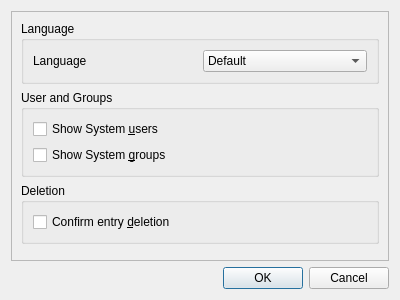
<?xml version="1.0" encoding="UTF-8"?>
<ui version="4.0">
 <class>PreferencesDialog</class>
 <widget class="QDialog" name="PreferencesDialog">
  <property name="windowModality">
   <enum>Qt::ApplicationModal</enum>
  </property>
  <property name="geometry">
   <rect>
    <x>0</x>
    <y>0</y>
    <width>400</width>
    <height>300</height>
   </rect>
  </property>
  <property name="windowTitle">
   <string>Preferences</string>
  </property>
  <layout class="QVBoxLayout" name="verticalLayout">
   <item>
    <widget class="QScrollArea" name="scrollArea">
     <property name="widgetResizable">
      <bool>true</bool>
     </property>
     <widget class="QWidget" name="scrollAreaWidgetContents">
      <property name="geometry">
       <rect>
        <x>0</x>
        <y>0</y>
        <width>378</width>
        <height>245</height>
       </rect>
      </property>
      <layout class="QVBoxLayout" name="verticalLayout_2">
       <item>
        <widget class="QGroupBox" name="groupBoxLanguage">
         <property name="title">
          <string>Language</string>
         </property>
         <layout class="QGridLayout" name="gridLayout">
          <item row="0" column="1">
           <widget class="QComboBox" name="comboBoxLanguage">
            <item>
             <property name="text">
              <string>Default</string>
             </property>
            </item>
            <item>
             <property name="text">
              <string>Italian</string>
             </property>
            </item>
           </widget>
          </item>
          <item row="0" column="0">
           <widget class="QLabel" name="labelLanguage">
            <property name="text">
             <string>Language</string>
            </property>
            <property name="buddy">
             <cstring>comboBoxLanguage</cstring>
            </property>
           </widget>
          </item>
         </layout>
        </widget>
       </item>
       <item>
        <widget class="QGroupBox" name="groupBoxUserAndGroups">
         <property name="title">
          <string>User and Groups</string>
         </property>
         <layout class="QGridLayout" name="gridLayout_2">
          <item row="0" column="0">
           <widget class="QCheckBox" name="checkBoxSystemUsers">
            <property name="text">
             <string>Show System &amp;users</string>
            </property>
           </widget>
          </item>
          <item row="1" column="0">
           <widget class="QCheckBox" name="checkBoxSystemGroups">
            <property name="text">
             <string>Show System &amp;groups</string>
            </property>
           </widget>
          </item>
          <item row="0" column="1">
           <spacer name="horizontalSpacer">
            <property name="orientation">
             <enum>Qt::Horizontal</enum>
            </property>
            <property name="sizeHint" stdset="0">
             <size>
              <width>40</width>
              <height>20</height>
             </size>
            </property>
           </spacer>
          </item>
         </layout>
        </widget>
       </item>
       <item>
        <widget class="QGroupBox" name="groupBoxDelete">
         <property name="title">
          <string>Deletion</string>
         </property>
         <layout class="QGridLayout" name="gridLayout_3">
          <item row="0" column="0">
           <widget class="QCheckBox" name="checkBoxConfirmDelete">
            <property name="text">
             <string>Confirm entry &amp;deletion</string>
            </property>
           </widget>
          </item>
          <item row="0" column="1">
           <spacer name="horizontalSpacer_2">
            <property name="orientation">
             <enum>Qt::Horizontal</enum>
            </property>
            <property name="sizeHint" stdset="0">
             <size>
              <width>153</width>
              <height>20</height>
             </size>
            </property>
           </spacer>
          </item>
         </layout>
        </widget>
       </item>
       <item>
        <spacer name="verticalSpacer">
         <property name="orientation">
          <enum>Qt::Vertical</enum>
         </property>
         <property name="sizeHint" stdset="0">
          <size>
           <width>20</width>
           <height>40</height>
          </size>
         </property>
        </spacer>
       </item>
      </layout>
     </widget>
    </widget>
   </item>
   <item>
    <widget class="QDialogButtonBox" name="buttonBox">
     <property name="orientation">
      <enum>Qt::Horizontal</enum>
     </property>
     <property name="standardButtons">
      <set>QDialogButtonBox::Cancel|QDialogButtonBox::Ok</set>
     </property>
    </widget>
   </item>
  </layout>
 </widget>
 <resources/>
 <connections>
  <connection>
   <sender>buttonBox</sender>
   <signal>accepted()</signal>
   <receiver>PreferencesDialog</receiver>
   <slot>accept()</slot>
   <hints>
    <hint type="sourcelabel">
     <x>248</x>
     <y>254</y>
    </hint>
    <hint type="destinationlabel">
     <x>157</x>
     <y>274</y>
    </hint>
   </hints>
  </connection>
  <connection>
   <sender>buttonBox</sender>
   <signal>rejected()</signal>
   <receiver>PreferencesDialog</receiver>
   <slot>reject()</slot>
   <hints>
    <hint type="sourcelabel">
     <x>316</x>
     <y>260</y>
    </hint>
    <hint type="destinationlabel">
     <x>286</x>
     <y>274</y>
    </hint>
   </hints>
  </connection>
 </connections>
</ui>
